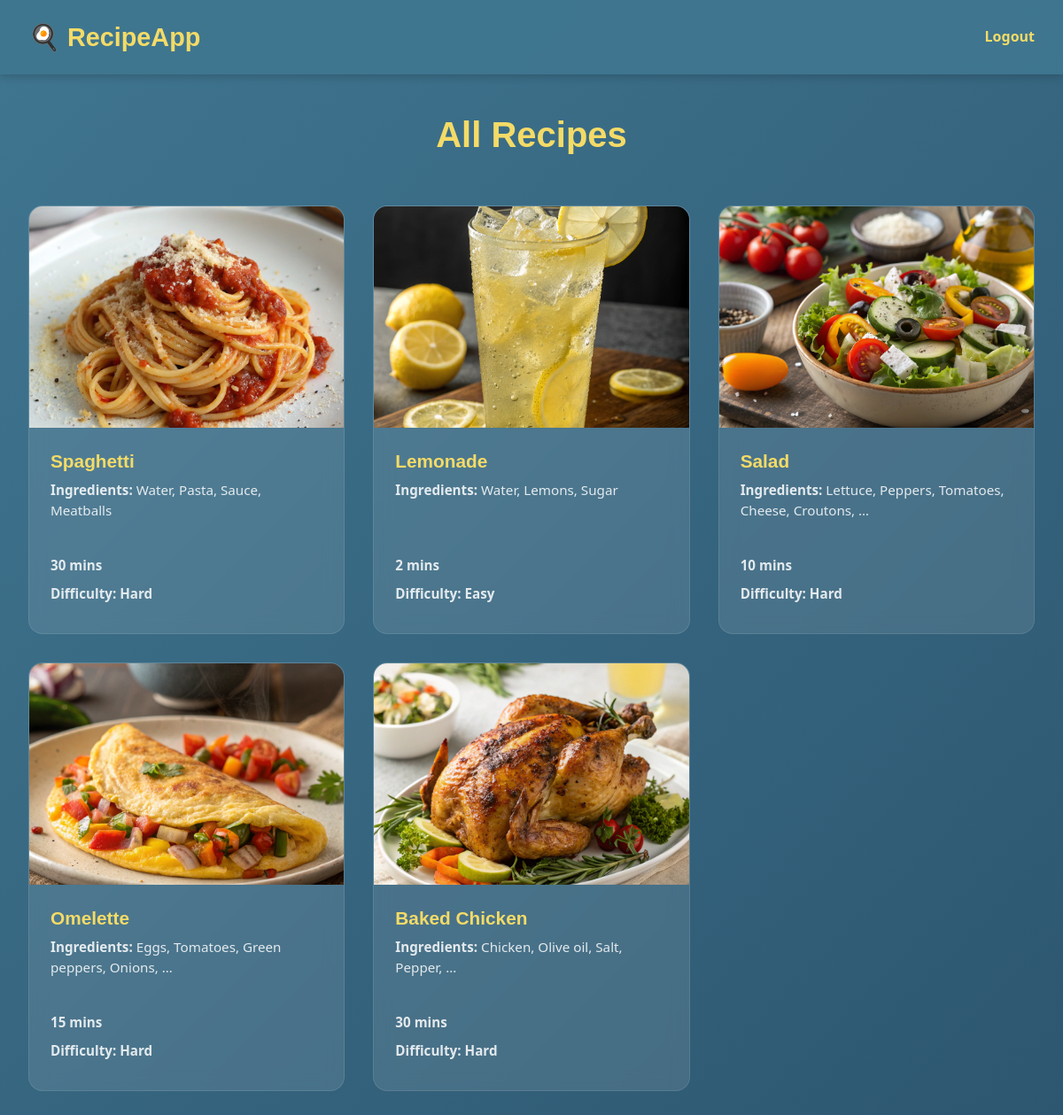
Screenshot of /list/ (signed in) with the database file from the repository.
### recipes/models.py (models this page shows, shortened)
class Recipe(models.Model):
    name = models.CharField(max_length=50)
    ingredients = models.CharField(
        max_length=225, help_text="Enter the ingredients, separated by a comma"
    )
    cooking_time = models.IntegerField(help_text="Cooking time in minutes")
    difficulty = None
    pic = models.ImageField(upload_to='recipes', default='no_picture.jpg')
    @property
    def calculate_difficulty(self):
        ingredients = self.ingredients.split(", ")
        if self.cooking_time < 10 and len(ingredients) < 4:
            return "Easy"
        elif self.cooking_time < 10 and len(ingredients) >= 4:
            return "Medium"
        elif self.cooking_time >= 10 and len(ingredients) < 4:
            return "Intermediate"
        elif self.cooking_time >= 10 and len(ingredients) >= 4:
            return "Hard"
        return difficulty

### recipes/views.py (the view)
# urls.py: path('list/', views.recipes_list, name='list'),
@login_required(login_url='/login/')
def recipes_list(request):
   recipes = Recipe.objects.all()
   context = {
      'recipes': recipes
   }
   return render(request, 'recipes/recipes_list.html', context)

### recipes/templates/recipes/recipes_list.html (shortened to what this page needs)
<!DOCTYPE html>
<html lang="en">
<head>
  {% load static %}
  <link rel='stylesheet' type='text/css' href="{% static 'recipes/css/styles.css' %}">
</head>
<body>
  <nav class="navbar">
    <div class="navbar-content">
      <a href="{% url 'recipes:home' %}" class="logo">🍳 RecipeApp</a>
      <a href="{% url 'recipes:logout' %}" class="nav-link">Logout</a>
    </div>
  </nav>
  <section class="recipe-list-section">
    <h1>All Recipes</h1>
    <div class="recipe-grid">
      {% for recipe in recipes %}
        <a href="{% url 'recipes:detail' recipe.pk %}" class="recipe-card-link">
        <div class="recipe-card">
          {% if recipe.pic %}
            <img src="{{ recipe.pic.url }}" alt="{{ recipe.name }}" class="recipe-image">
          {% else %}
            <div class="recipe-placeholder">No Image</div>
          {% endif %}
          <div class="recipe-info">
            <h3>{{ recipe.name }}</h3>
            <p><strong>Ingredients:</strong> {{ recipe.ingredients|truncatewords:5 }}</p>
            <p class="recipe-meta">{{ recipe.cooking_time }} mins</p>
            <p class="recipe-meta">Difficulty: {{ recipe.calculate_difficulty }}</p>
          </div>
        </div>
      </a>
    {% empty %}
      <p class="no-recipes">No recipes yet. Log into the Admin panel to add some.</p>
    {% endfor %}
    </div>
  </section>
</body>
</html>

### recipes/static/recipes/css/styles.css (style rules this page uses)
* { margin: 0; padding: 0; box-sizing: border-box; }
body { font-family: 'Segoe UI', Tahoma, Geneva, Verdana, sans-serif; background: linear-gradient(135deg, #407690 0%, #2d5670 100%); color: #fff; line-height: 1.6; min-height: 100vh; }
.navbar { background: rgba(64, 118, 144, 0.95); padding: 1.2rem 2rem; box-shadow: 0 2px 10px rgba(0, 0, 0, 0.2); position: fixed; top: 0; left: 0; right: 0; z-index: 1000; backdrop-filter: blur(10px); }
.navbar-content { max-width: 1200px; margin: 0 auto; display: flex; justify-content: space-between; align-items: center; }
.logo { font-size: 1.8rem; font-weight: 700; color: #f4db67; text-decoration: none; font-family: 'Gill Sans', 'Gill Sans MT', Calibri, 'Trebuchet MS', sans-serif; }
.nav-link { color: #f4db67; text-decoration: none; font-weight: 600; transition: all 0.3s ease; font-size: 1rem; }
.recipe-list-section { padding: 120px 2rem 80px; max-width: 1200px; margin: 0 auto; }
.recipe-list-section h1 { font-family: 'Gill Sans', 'Gill Sans MT', Calibri, 'Trebuchet MS', sans-serif; font-size: 2.5rem; color: #f4db67; text-align: center; margin-bottom: 3rem; }
.recipe-grid { display: grid; grid-template-columns: repeat(3, 1fr); gap: 2rem; align-items: stretch; }
.recipe-card-link { text-decoration: none; color: inherit; display: flex; height: 100%; width: 100%; }
.recipe-card { background: rgba(255, 255, 255, 0.1); backdrop-filter: blur(10px); border-radius: 16px; overflow: hidden; transition: all 0.3s ease; border: 1px solid rgba(255, 255, 255, 0.1); display: flex; flex-direction: column; height: 100%; min-height: 480px; width: 100%; }
.recipe-image { width: 100%; height: 250px; object-fit: cover; flex-shrink: 0; }
.recipe-info { padding: 1.5rem; display: flex; flex-direction: column; flex-grow: 1; min-height: 230px; }
.recipe-info h3 { color: #f4db67; font-size: 1.3rem; margin-bottom: 0.5rem; font-family: 'Gill Sans', 'Gill Sans MT', Calibri, 'Trebuchet MS', sans-serif; line-height: 1.3; height: 1.7rem; overflow: hidden; }
.recipe-info p { color: rgba(255, 255, 255, 0.85); font-size: 0.95rem; line-height: 1.5; margin-bottom: 0.5rem; }
.recipe-info > p:nth-of-type(1) { height: 4.5rem; display: -webkit-box; -webkit-line-clamp: 2; -webkit-box-orient: vertical; overflow: hidden; text-overflow: ellipsis; flex-grow: 0; flex-shrink: 0; margin-bottom: 0.8rem; }
.recipe-info > p:nth-of-type(2), .recipe-info > p:nth-of-type(3) { height: 1.5rem; overflow: hidden; }
.recipe-meta { color: #f4db67; font-weight: 600; }

### rows the page displays
Recipe: pic (picture), name "Spaghetti", ingredients "Water, Pasta, Sauce, Meatballs", cooking_time "30", calculate_difficulty "Hard"
Recipe: pic (picture), name "Lemonade", ingredients "Water, Lemons, Sugar", cooking_time "2", calculate_difficulty "Easy"
Recipe: pic (picture), name "Salad", ingredients "Lettuce, Peppers, Tomatoes, Cheese, Croutons, …", cooking_time "10", calculate_difficulty "Hard"
Recipe: pic (picture), name "Omelette", ingredients "Eggs, Tomatoes, Green peppers, Onions, …", cooking_time "15", calculate_difficulty "Hard"
Recipe: pic (picture), name "Baked Chicken", ingredients "Chicken, Olive oil, Salt, Pepper, …", cooking_time "30", calculate_difficulty "Hard"
